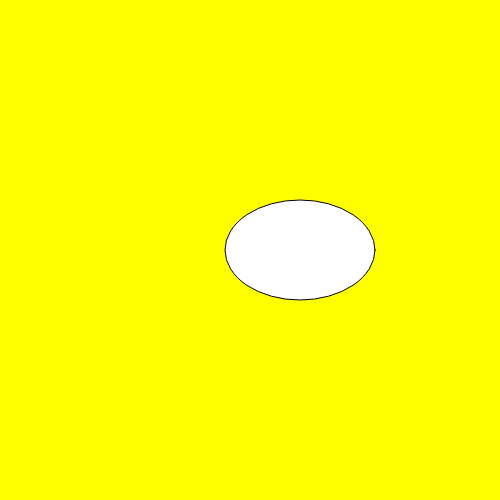
Frame 1 (no input)
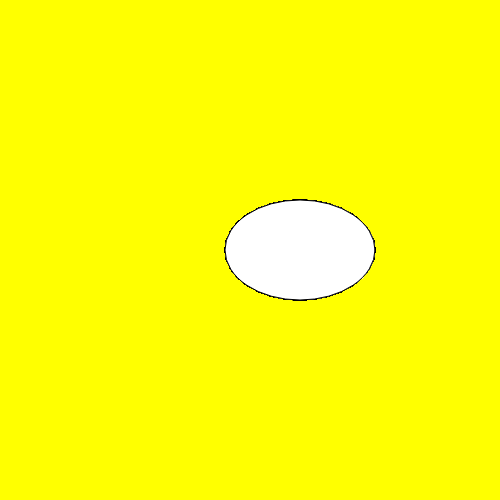
Frame 60 (no input)
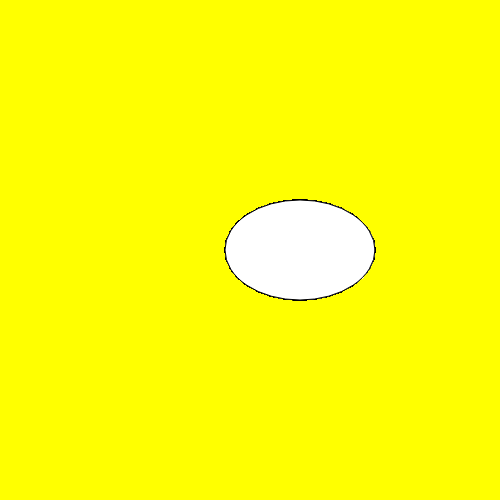
Frame 120 (the mouse pressed at the canvas centre since frame 60)

The p5.js sketch that drew these frames (run headless with seeded random() and noise() and a simulated clock; from frame 60 on, the mouse is pressed at the canvas centre):

// p5.js sketch
// ── sketch.js
// hoemwork 2.1

// description: sketching shapes


function setup() {
  createCanvas(500,500);
  background(255,255,0);

}

function draw() {
  ellipse(300,250,150,100);

}
